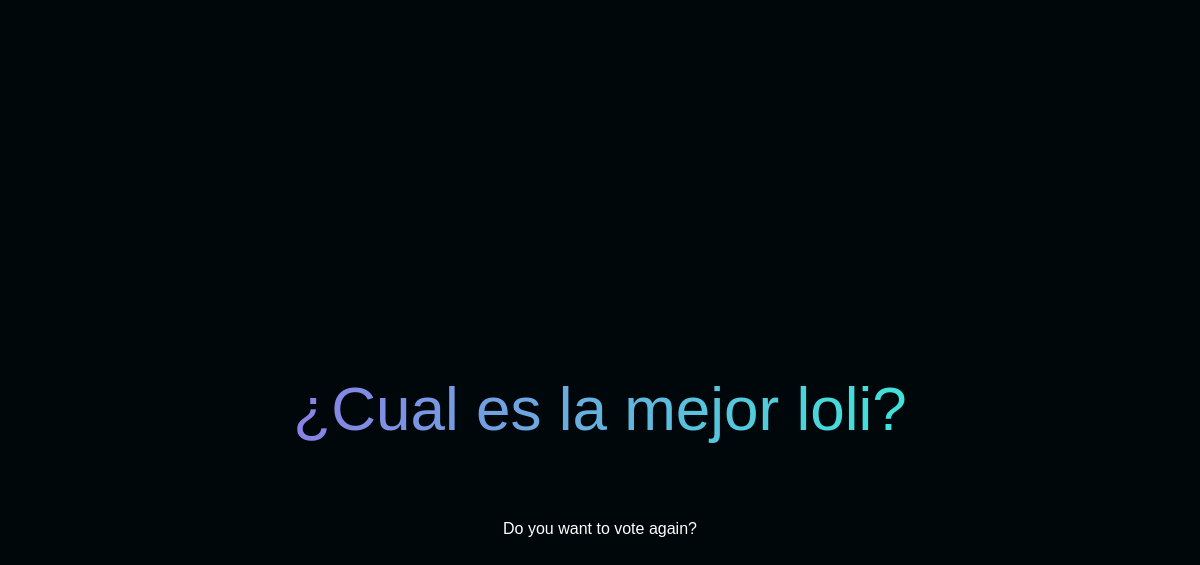
/polls/6/results/, run on an earlier commit of the app's database.
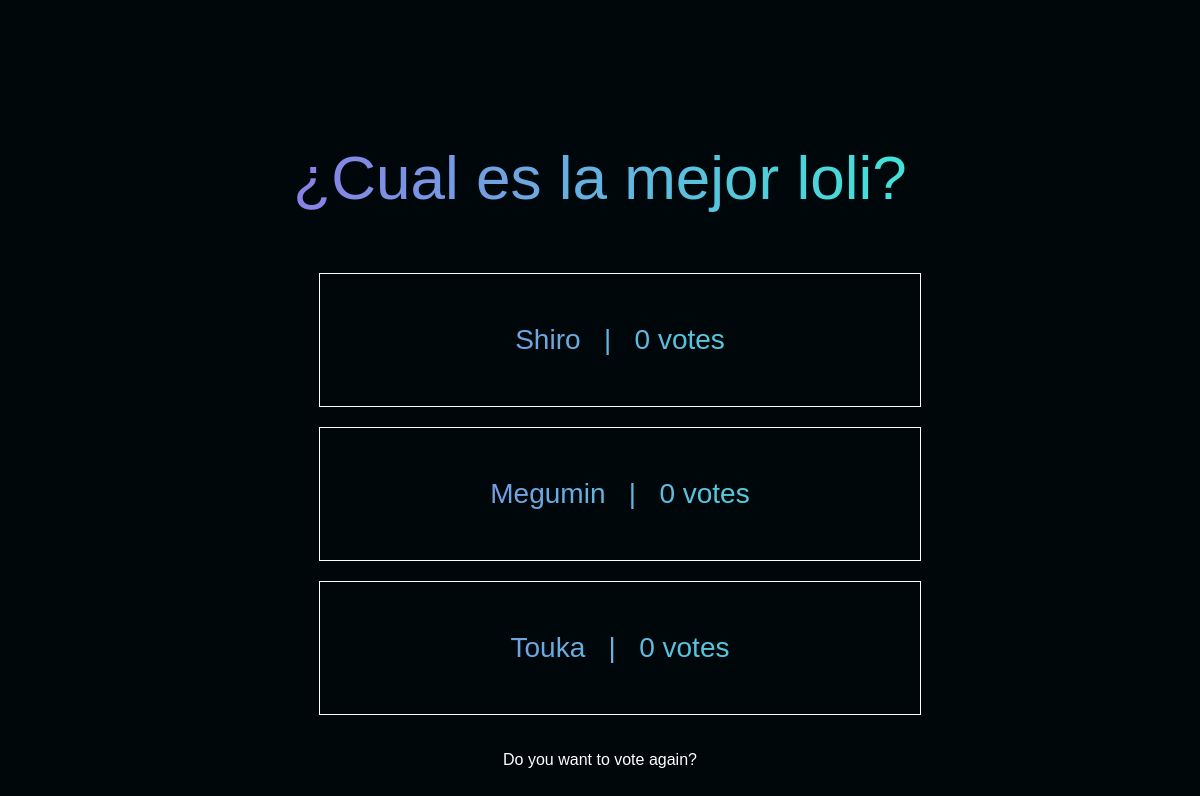
And on a later commit of the database.
### polls/models.py (models this page shows, shortened)
class Question(models.Model):
    question_text = models.CharField(max_length=100) #se indica que el atributo sera un varchar en la base de datos
    pub_date = models.DateField("date published") #se indica que el atributo sera tipo date en la base de datos

class Choice(models.Model):
    question = models.ForeignKey(Question, on_delete=models.CASCADE) #se indica que este atributo es llave foranea, o sea la llave primaria de question
    choice_text = models.CharField(max_length=100)
    votes = models.IntegerField(default=0) #se indica que este atributo es de tipo int con valor 0 por defecto

### polls/views.py (the view)
# urls.py: path("<int:pk>/results/", views.ResultView.as_view(), name="results"),
class ResultView(generic.DetailView):
    model = Question
    template_name = "polls/results.html" #ruta del template

### polls/templates/polls/results.html (shortened to what this page needs)
{% load static %}
<!DOCTYPE html>
<html lang="en">
<head>
    <link rel="stylesheet" href="{% static 'polls/style.css' %}">
    <link rel="stylesheet" href="{% static 'polls/results.css' %}">
</head>
<body>
    <header>
        <p>{{ question.question_text }}</p>
    </header>
    <ul>
        {% for choice in question.choice_set.all %}
            <li>{{ choice.choice_text }} &nbsp; | &nbsp; {{ choice.votes }} vote{{ choice.votes|pluralize:"s"}}</li>
        {% endfor %}
    </ul>
    <a href="{% url 'polls:detail' question.id %}">Do you want to vote again?</a>
</body>
</html>

### polls/static/polls/style.css (style rules this page uses)
body, header, ul, li, footer { align-items: center; display: flex; justify-content: center; }
header, ul { background: linear-gradient( to right, hsl(252, 70%, 69%), rgb(58, 236, 215) ); -webkit-background-clip: text; -webkit-text-fill-color: transparent; text-align: center; }
body { background: hsl(200, 100%, 2%); flex-direction: column; font-family: Arial, Helvetica, sans-serif; height: 100vh; }
header { color: #71622d; font-size: 72px; height: 60px; padding: 100px 50px 50px; }
ul { flex-direction: column; }
li { border: 1px solid white; font-size: 28px; margin-bottom: 20px; padding: 50px; width: 500px; }
a { color: white; text-decoration: none; }

### polls/static/polls/results.css (style rules this page uses)
body { display: flex; align-items: center; justify-content: center; }
header { display: flex; align-items: center; justify-content: center; padding: 50px; padding-top: 100px; height: 60px; font-size: 62px; color: #71632d; }

What changed in the data, as far as the page shows it:
added Choice: choice_text "Shiro", votes "0"
added Choice: choice_text "Megumin", votes "0"
added Choice: choice_text "Touka", votes "0"
